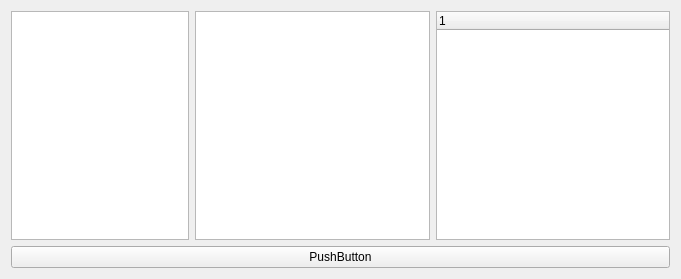
<?xml version="1.0" encoding="UTF-8"?>
<ui version="4.0">
 <class>ListProgrammLang</class>
 <widget class="QWidget" name="ListProgrammLang">
  <property name="geometry">
   <rect>
    <x>0</x>
    <y>0</y>
    <width>681</width>
    <height>279</height>
   </rect>
  </property>
  <property name="windowTitle">
   <string>Form</string>
  </property>
  <layout class="QVBoxLayout" name="verticalLayout">
   <item>
    <layout class="QHBoxLayout" name="horizontalLayout">
     <item>
      <widget class="QListWidget" name="listWidget">
       <property name="maximumSize">
        <size>
         <width>200</width>
         <height>16777215</height>
        </size>
       </property>
      </widget>
     </item>
     <item>
      <widget class="QTableWidget" name="tableWidget"/>
     </item>
     <item>
      <widget class="QTreeWidget" name="treeWidget">
       <property name="maximumSize">
        <size>
         <width>16777215</width>
         <height>16777215</height>
        </size>
       </property>
       <column>
        <property name="text">
         <string notr="true">1</string>
        </property>
       </column>
      </widget>
     </item>
    </layout>
   </item>
   <item>
    <widget class="QPushButton" name="pushButton">
     <property name="text">
      <string>PushButton</string>
     </property>
    </widget>
   </item>
  </layout>
 </widget>
 <resources/>
 <connections/>
</ui>
